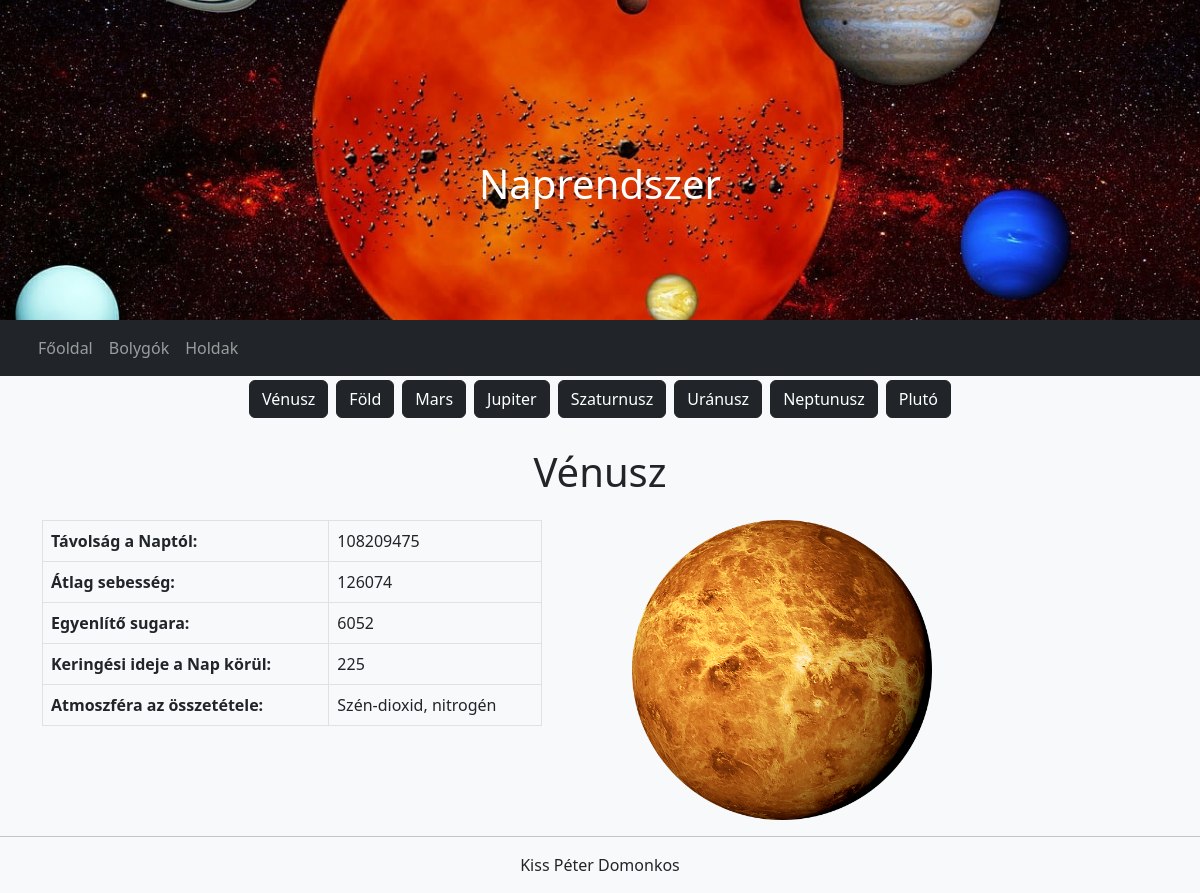
The app's page /includes/bolygok.php?id=2 with its own data.
### tables this page shows
CREATE TABLE `bolygok` (
  `id` int(11) NOT NULL,
  `nev` text NOT NULL,
  `tavolsag` bigint(20) NOT NULL,
  `sebesseg` int(11) NOT NULL,
  `egyenlito` int(11) NOT NULL,
  `keringes` int(11) NOT NULL,
  `atmoszfera` text NOT NULL
);

### includes/queries.php (called while the page is built, shortened)
<?php
    function Planets()
    {
        $con = Connect();
        $sql = "SELECT * FROM bolygok";
        $result = mysqli_query($con, $sql);
        return $result;
    }
    function Specific()
    {
        $con = Connect();
        $id = $_GET["id"];
        $sql = "SELECT * FROM bolygok WHERE id =".$id;
        $result = mysqli_query($con, $sql);
        return $result;
    }
?>

### includes/bolygok.php (the view, shortened to what this page needs)
<?php
    include("header.php");
    $result = Planets();
?>
<div class="container mydiv">
    <?php  while($row = mysqli_fetch_array($result)){ ?>
        <button type="button" class="btn btn-dark mybtn">
            <a href="bolygok.php?id=<?php echo $row['id']; ?>"><?php echo $row["nev"]; ?></a>
            <?php } ?>
        </button>
</div>
<?php
    $result = Specific();
    $row = mysqli_fetch_array($result);
?>
<div class='container'>
    <h2 class="h2 myh2 text-center display-6 py-3"><?php echo $row['nev'] ?></h2>
    <div class='row'>
        <div class="col-md">
            <table class='table table-bordered mytable'>
                <tr><th>Távolság a Naptól:</th><td><?php echo $row['tavolsag'] ?></td></tr>
                <tr><th>Átlag sebesség:</th><td><?php echo $row['sebesseg'] ?></td></tr>
                <tr><th>Egyenlítő sugara:</th><td><?php echo $row['egyenlito'] ?></td></tr>
                <tr><th>Keringési ideje a Nap körül:</th><td><?php echo $row['keringes'] ?></td></tr>
                <tr><th>Atmoszféra az összetétele:</th><td><?php echo $row['atmoszfera'] ?></td></tr>
            </table>
        </div>
        <div class="col-md">
            <img class="myimg" src="../sources/img/<?php echo $row['id'] ?>.png" alt="<?php echo $row['nev'] ?>">
        </div>
    </div>
    </div>
<?php
    include("footer.php");
?>

### includes/header.php (shortened to what this page needs)
<?php
    include("queries.php");
?>
<!DOCTYPE html>
<html lang="hu">
<head>
    <link rel="stylesheet" href="../sources/css/bootstrap.css">
    <link rel="stylesheet" href="../sources/css/mystyle.css">
</head>
<body class="bg-light">
<header class="myheader">
        <h1 class="myh1 h1 text-center">Naprendszer</h1>
    </header>
    <div class="container-fluid bg-dark">
        <nav class="navbar navbar-expand-sm bg-dark navbar-dark container">
            <ul class="navbar-nav">
                <li class="nav-item"><a class="nav-link" href="../index.php">Főoldal</a></li>
                <li class="nav-item"><a class="nav-link" href="bolygok.php">Bolygók</a></li>
                <li class="nav-item"><a class="nav-link" href="holdak.php">Holdak</a></li>
            </ul>
        </nav>
    </div>
</body>

### includes/footer.php
    <footer>
        <hr>
        <p class="text-center">Kiss Péter Domonkos</p>
    </footer>
</body>
</html>

### sources/css/mystyle.css (style rules this page uses)
.myheader { background-image: url("../img/header.jpg"); background-size: cover; background-position: center; background-repeat: no-repeat; height: 320px; }
.myh1 { color: white; padding-top: 160px; }
.myh2 { margin-top: 10px; }
.myimg { margin-left: 20px; width: 300px; height: auto; display: inline-block; }
.mybtn { margin: 4px; }
.mydiv a { text-decoration: none; color: white; text-align: center; }
.mydiv { text-align: center; }
.mytable { width: 500px; }

### records on screen
bolygok: nev "Vénusz", tavolsag "108209475", sebesseg "126074", egyenlito "6052", keringes "225", atmoszfera "Szén-dioxid, nitrogén"
bolygok: nev "Föld"
bolygok: nev "Mars"
bolygok: nev "Jupiter"
bolygok: nev "Szaturnusz"
bolygok: nev "Uránusz"
bolygok: nev "Neptunusz"
bolygok: nev "Plutó"
